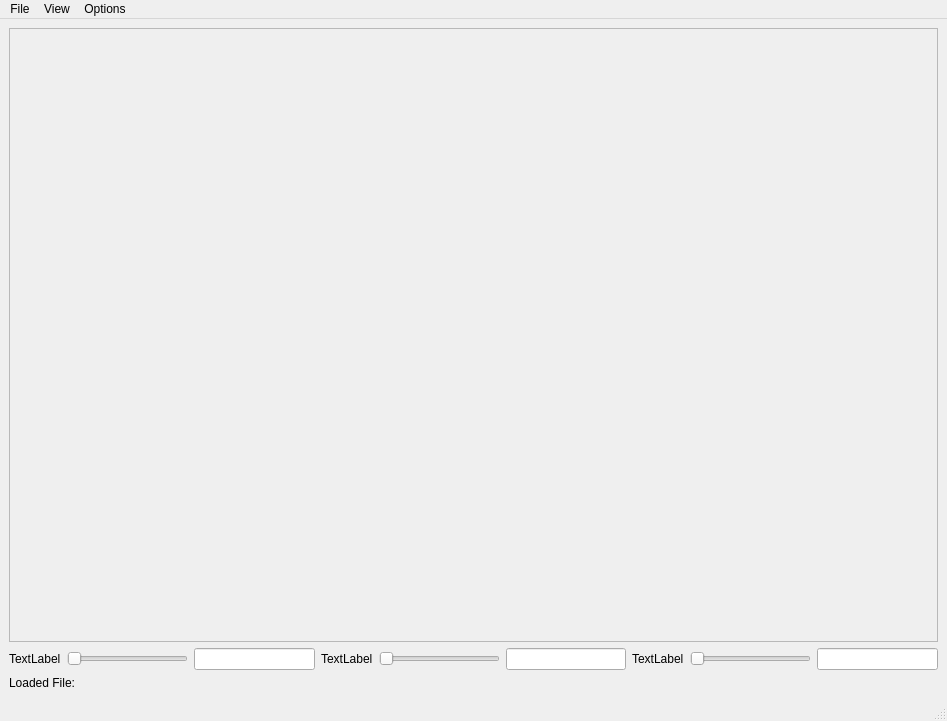
<?xml version="1.0" encoding="UTF-8"?>
<ui version="4.0">
 <class>MainWindow</class>
 <widget class="QMainWindow" name="MainWindow">
  <property name="geometry">
   <rect>
    <x>0</x>
    <y>0</y>
    <width>947</width>
    <height>721</height>
   </rect>
  </property>
  <property name="windowTitle">
   <string>MainWindow</string>
  </property>
  <widget class="QWidget" name="centralwidget">
   <layout class="QGridLayout" name="gridLayout">
    <item row="0" column="0">
     <layout class="QVBoxLayout" name="verticalLayout_2">
      <item>
       <widget class="QScrollArea" name="scrollArea">
        <property name="widgetResizable">
         <bool>true</bool>
        </property>
        <widget class="QWidget" name="scrollAreaWidgetContents_5">
         <property name="geometry">
          <rect>
           <x>0</x>
           <y>0</y>
           <width>921</width>
           <height>582</height>
          </rect>
         </property>
         <layout class="QHBoxLayout" name="horizontalLayout_6">
          <item>
           <widget class="QLabel" name="oImageDisplayLabel">
            <property name="text">
             <string/>
            </property>
           </widget>
          </item>
         </layout>
        </widget>
       </widget>
      </item>
      <item>
       <layout class="QVBoxLayout" name="verticalLayout">
        <item>
         <layout class="QHBoxLayout" name="horizontalLayout_5">
          <item>
           <layout class="QHBoxLayout" name="horizontalLayout_2">
            <item>
             <widget class="QLabel" name="label_2">
              <property name="text">
               <string>TextLabel</string>
              </property>
             </widget>
            </item>
            <item>
             <widget class="QSlider" name="horizontalSlider_2">
              <property name="orientation">
               <enum>Qt::Horizontal</enum>
              </property>
             </widget>
            </item>
            <item>
             <widget class="QLineEdit" name="lineEdit"/>
            </item>
           </layout>
          </item>
          <item>
           <layout class="QHBoxLayout" name="horizontalLayout_3">
            <item>
             <widget class="QLabel" name="label_3">
              <property name="text">
               <string>TextLabel</string>
              </property>
             </widget>
            </item>
            <item>
             <widget class="QSlider" name="horizontalSlider_3">
              <property name="orientation">
               <enum>Qt::Horizontal</enum>
              </property>
             </widget>
            </item>
            <item>
             <widget class="QLineEdit" name="lineEdit_2"/>
            </item>
           </layout>
          </item>
          <item>
           <layout class="QHBoxLayout" name="horizontalLayout">
            <item>
             <widget class="QLabel" name="label">
              <property name="text">
               <string>TextLabel</string>
              </property>
             </widget>
            </item>
            <item>
             <widget class="QSlider" name="horizontalSlider">
              <property name="orientation">
               <enum>Qt::Horizontal</enum>
              </property>
             </widget>
            </item>
            <item>
             <widget class="QLineEdit" name="lineEdit_3"/>
            </item>
           </layout>
          </item>
         </layout>
        </item>
        <item>
         <layout class="QHBoxLayout" name="horizontalLayout_4">
          <item>
           <widget class="QLabel" name="label_4">
            <property name="sizePolicy">
             <sizepolicy hsizetype="Minimum" vsizetype="Preferred">
              <horstretch>0</horstretch>
              <verstretch>0</verstretch>
             </sizepolicy>
            </property>
            <property name="minimumSize">
             <size>
              <width>10</width>
              <height>0</height>
             </size>
            </property>
            <property name="text">
             <string>Loaded File:</string>
            </property>
           </widget>
          </item>
          <item>
           <widget class="QLabel" name="oLoadedFilePathLabel">
            <property name="sizePolicy">
             <sizepolicy hsizetype="MinimumExpanding" vsizetype="Preferred">
              <horstretch>0</horstretch>
              <verstretch>0</verstretch>
             </sizepolicy>
            </property>
            <property name="text">
             <string/>
            </property>
           </widget>
          </item>
         </layout>
        </item>
       </layout>
      </item>
     </layout>
    </item>
   </layout>
  </widget>
  <widget class="QMenuBar" name="menubar">
   <property name="geometry">
    <rect>
     <x>0</x>
     <y>0</y>
     <width>947</width>
     <height>26</height>
    </rect>
   </property>
   <widget class="QMenu" name="menuFile">
    <property name="title">
     <string>File</string>
    </property>
    <addaction name="actionOpen"/>
    <addaction name="actionClose"/>
   </widget>
   <widget class="QMenu" name="menuOptions">
    <property name="title">
     <string>Options</string>
    </property>
   </widget>
   <widget class="QMenu" name="menuView">
    <property name="title">
     <string>View</string>
    </property>
    <addaction name="actionZoom_In"/>
    <addaction name="actionZoom_Out"/>
    <addaction name="action25"/>
    <addaction name="action50"/>
    <addaction name="action75"/>
    <addaction name="action100"/>
   </widget>
   <addaction name="menuFile"/>
   <addaction name="menuView"/>
   <addaction name="menuOptions"/>
  </widget>
  <widget class="QStatusBar" name="statusbar"/>
  <action name="actionOpen">
   <property name="text">
    <string>Open</string>
   </property>
  </action>
  <action name="actionClose">
   <property name="text">
    <string>Close</string>
   </property>
  </action>
  <action name="actionZoom_In">
   <property name="text">
    <string>Zoom In</string>
   </property>
   <property name="shortcut">
    <string>Ctrl+=</string>
   </property>
  </action>
  <action name="actionZoom_Out">
   <property name="text">
    <string>Zoom Out</string>
   </property>
   <property name="shortcut">
    <string>Ctrl+-</string>
   </property>
  </action>
  <action name="action25">
   <property name="text">
    <string>25%</string>
   </property>
  </action>
  <action name="action50">
   <property name="text">
    <string>50%</string>
   </property>
  </action>
  <action name="action75">
   <property name="text">
    <string>75%</string>
   </property>
  </action>
  <action name="action100">
   <property name="text">
    <string>100%</string>
   </property>
  </action>
 </widget>
 <resources/>
 <connections/>
</ui>
